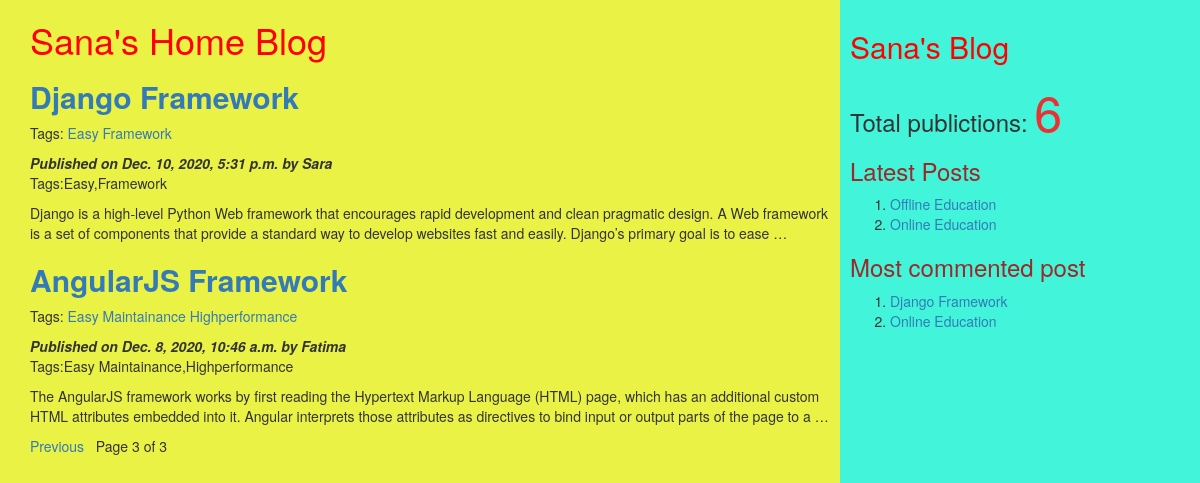
/?page=3, run on the app's committed database.
### myapp/models.py (models this page shows, shortened)
class Post(models.Model):
          tags=TaggableManager()
          STATUS_CHOICES=(('draft','Draft'),('published','Published'))
          title=models.CharField(max_length=256)
          slug=models.SlugField(max_length=264,unique_for_date='publish')
          author=models.ForeignKey(User,related_name='blog_posts',on_delete= models.CASCADE)
          body=models.TextField()
          publish=models.DateTimeField(default=timezone.now)
          created=models.DateTimeField(auto_now_add=True)
          updated=models.DateTimeField(auto_now=True)
          status= models.CharField(max_length=10,choices=STATUS_CHOICES,default='draft')
          objects=CustomManager()
          class Meta:
                ordering=('-publish',)
          def get_absolute_url(self):
                return reverse('post_detail',args=[self.publish.year,self.publish.strftime('%m'),self.publish.strftime('%d'),self.slug])

### myapp/views.py (the view)
# urls.py: url(r'^$',views.post_list_view),
def post_list_view(request,tag_slug=None):
    post_list=Post.objects.all()
    tag=None
    if tag_slug:
        tag=get_object_or_404(Tag,slug=tag_slug)#provided slug
        post_list=post_list.filter(tags__in=[tag])
    paginator=Paginator(post_list,2) #step1
    page_number=request.GET.get('page') #step2
    try:
       post_list=paginator.page(page_number) #step2
    except PageNotAnInteger:
       post_list=paginator.page(1) #step 3
    except EmptyPage:
      post_list=paginator.page(paginator.num_pages) #step 4
    d={'post_list':post_list,'tag':tag}
    return render(request,'myApp/post_list.html',d)

### myapp/models.py (called while the page is built)
    def get_queryset(self):
        return super().get_queryset().filter(status='published')

### myapp/templatetags/mytags.py (called while the page is built)
@register.simple_tag
def total_posts():
    return Post.objects.count()

@register.inclusion_tag('myApp/latest_post.html')
def show_latest_posts(count=3):
    latest_posts=Post.objects.order_by('-publish')[:count]
    return {'latest_posts':latest_posts}

@register.simple_tag
def get_most_commented_posts(count=2):
    return Post.objects.annotate(total_comments=Count('comments')).order_by('-total_comments')[:count]

### templates/myapp/post_list.html (shortened to what this page needs)
<html>
    {%extends 'myApp/parent.html'%}
        {%block content_block%}
        <h1 style="color:red">Sana's Home Blog</h1>
        {%for post in post_list%}
        <a href="{{post.get_absolute_url}}"><h2><b>{{post.title}}</b></h2></a>
          <p>Tags:
            {%for t in post.tags.all%}
            <a href="{%url "post_list_by_tag_name" t.slug%}">{{t.name}}</a>
            {%endfor%}
          </p>
        <i><b>Published on {{post.publish}} by {{post.author|title}}</b></i>
        <p>Tags:{{post.tags.all|join:','}}</p>
        {{post.body|truncatewords:40|linebreaks}}
        {%endfor%}
        {%include 'myApp/pagination.html' with page=post_list%}
        {%endblock%}

### templates/myapp/parent.html (shortened to what this page needs)
<html>
{%load mytags%}
    <head>
        <link rel="stylesheet" href="https://maxcdn.bootstrapcdn.com/bootstrap/3.3.7/css/bootstrap.min.css">
    </head>
    <body>
        <div class="content" style="width:70%;float:left;background-color:#eaf246;height:250%;padding:0 0 0 30px">
              {%block content_block%}
              {%endblock%}
        </div>
        <div class="sidebar" style="width:30%;float:right;background-color:#42f5da;height:250%;padding:10px">
            <h2 style="color:red">Sana's Blog</h2>
            <h3>Total publictions:
              <span style="color:#eb3131;font-size:50px">
              {%total_posts%}</span>
              <h3 style="color:#9c2828">Latest Posts</h3>
              {% show_latest_posts 2 %}
              <h3 style="color:#9c2828">Most commented post</h3>
              {%get_most_commented_posts as m%}
              <ol>
                {%for post in m%}
                <li><a href="{{post.get_absolute_url}}">{{post.title}}</a></li>
                {%endfor%}
              </ol>
            </h3>
        </div>
    </body>
</html>

### templates/myapp/latest_post.html
<!DOCTYPE html>
<html lang="en" dir="ltr">
  <body>
    <ol>
    {%for post in latest_posts%}
    <li><a href="{{post.get_absolute_url}}">{{post.title}}</a></li>
    {%endfor%}
    </ol>
  </body>
</html>

### data on the page
Post: title "Django Framework", publish "Dec. 10, 2020, 5:31 p.m.", author "Sara", tags.all "Easy,Framework", body "Django is a high-level Python Web framework that encourages rapid development and clean pragmatic design. A Web framework is a set of components that provide a standard way to develop websites fast and easily. Django’s primary goal is to ease …"
Tag: name "Easy"
Tag: name "Framework"
Post: title "AngularJS Framework", publish "Dec. 8, 2020, 10:46 a.m.", author "Fatima", tags.all "Easy Maintainance,Highperformance", body "The AngularJS framework works by first reading the Hypertext Markup Language (HTML) page, which has an additional custom HTML attributes embedded into it. Angular interprets those attributes as directives to bind input or output parts of the page to a …"
Tag: name "Easy Maintainance"
Tag: name "Highperformance"
Post: title "Offline Education"
Post: title "Online Education"

### other printed values
{{ page.number }} "3"
{{ page.paginator.num_pages }} "3"
